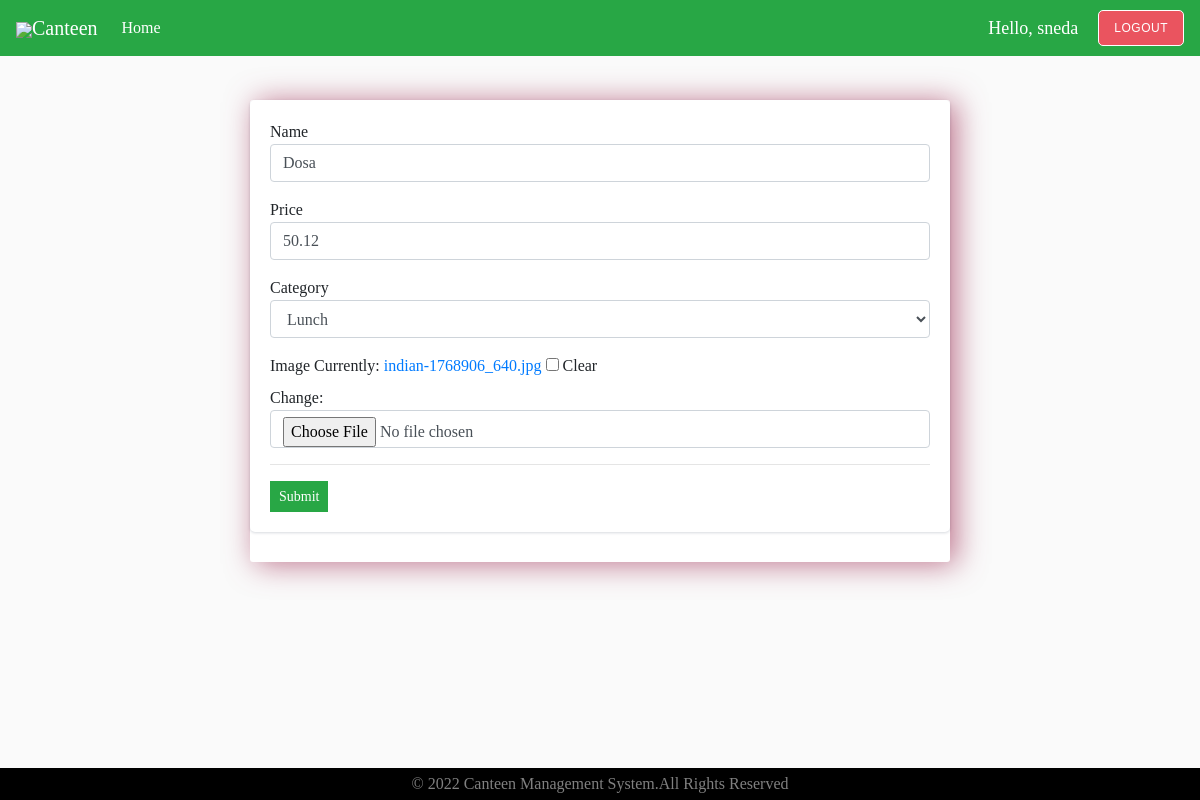
Screenshot of /update_product/1 (signed in) with the database file from the repository.
### food/models.py (models this page shows, shortened)
class Product(models.Model):
    CATEGORY = (
        ('Breakfast', 'Breakfast'),
        ('Lunch', 'Lunch'),
        ('Dinner', 'Dinner'),
        ('Todayspl', 'Todays special'),
    )
    name = models.CharField(max_length=200, null=True)
    price = models.DecimalField(max_digits=7, decimal_places=2)
    category = models.CharField(max_length=200, null=True, choices=CATEGORY)
    image = models.ImageField(null=True, blank=True)

### food/decorators.py (the view)
    def wrapper_func(request, *args, **kwargs):
        if not request.user.is_staff:
            return redirect('menu')
        else:
            return view_func(request, *args, **kwargs)

### food/forms.py
class ProductForm(ModelForm):
    class Meta:
        model = Product
        fields = '__all__'
    def __init__(self, *args, **kwargs):
        super(ProductForm, self).__init__(*args, **kwargs)
        for field in iter(self.fields):
            self.fields['name'].widget.attrs.update({
                'class': 'form-control'
            })
            self.fields['price'].widget.attrs.update({
                'class': 'form-control'
            })
            self.fields['category'].widget.attrs.update({
                'class': 'form-control'
            })
            self.fields['image'].widget.attrs.update({
                'class': 'form-control'
            })

### food/views.py (called while the page is built)
@admin_only
def updateProduct(request,pk):
    product = Product.objects.get(id=pk)
    form = ProductForm(instance=product)
    if request.method == 'POST':
        form = ProductForm(request.POST, request.FILES, instance=product)
        if form.is_valid:
            form.save()
            return redirect('view_product')
    context = {'form': form}
    return render(request, 'food/update_product.html', context)

### food/templates/food/update_product.html (shortened to what this page needs)
{% extends 'food/main.html' %}
{% load static %}
{% block update_product %}
<body>
    <br>
    <div class="center-column">
        <div class="card card-body">
            <form enctype="multipart/form-data" action="" method="POST">
                {% for field in form %}
                <div class="form-group">
                    {{ field.label }}
                    {{ field }}
                </div>
                {% endfor %}
                <hr>
                <input class="btn btn-sm btn-success" type="submit" name="submit">
            </form>
        </div>
    </div>
</body>
{% endblock %}

### food/templates/food/main.html (shortened to what this page needs)
<!DOCTYPE html>
{% load static %}
<html lang="en">
  <head>
    <link
      rel="stylesheet"
      href="https://stackpath.bootstrapcdn.com/bootstrap/4.5.2/css/bootstrap.min.css"
    />
    <link href="https://maxcdn.bootstrapcdn.com/font-awesome/4.3.0/css/font-awesome.min.css" rel="stylesheet">
    <link rel="stylesheet" type="text/css" href="{% static 'css/main.css' %}" />
  </head>
  <body>
    <nav class="navbar navbar-expand-lg navbar-dark bg-success">
      {% if not user.is_staff %}
      <a class="navbar-brand" href="{% url 'menu' %}">
        <img src="{% static 'images/logo.jpg' %}" class="img-responsive"/>Canteen</a>
        {% else %}
        <a class="navbar-brand" href="{% url 'dashboard' %}">
          <img src="{% static 'images/logo.jpg' %}" class="img-responsive" />Canteen</a>
        {% endif %}
      <div  class="collapse navbar-collapse" id="navbarSupportedContent">
        <ul  class="navbar-nav mr-auto">
          <li class="nav-item active">
            {% if not user.is_staff %}
            <a class="nav-link" href="{% url 'menu' %}">Home <span class="sr-only">(current)</span></a>
            {% else %}
            <a class="nav-link" href="{% url 'dashboard' %}">Home <span class="sr-only">(current)</span></a>
            {%endif%}
          </li>
        </ul>
        <div class="form-inline my-2 my-lg-0">
          {% if user.is_authenticated %}
          <span class ='msg'>Hello, {{request.user}}</span>
          <a href="{% url 'logout' %}" class="butn my-2 my-sm-0">Logout</a>
          {% else %}
          <a href="{% url 'register' %}" class="butn mr-sm-2">Register</a>
          <a href="{% url 'login' %}" class="butn my-2 my-sm-0">Login</a>
          {% endif %}
        </div>
      </div>
    </nav>
    {% if  user.is_staff %}
        {% block update_product %}
        {% endblock %}
      {% else %}
          {% block content %}
          {% endblock %}
    {% endif %}
    <footer class="footer">
      <p id="foo">&#169; 2022 Canteen Management System.All Rights Reserved</p>
    </footer>
  </body>
</html>

### static/css/main.css (style rules this page uses)
* { font-family: "Raleway", "Book Antiqua", Palatino, serif; }
body { background-color: hsl(0, 0%, 98%); display: flex; flex-direction: column; height: 100vh; overflow: scroll; }
.btn { border-radius: 0; }
.img-responsive { height: auto; width: auto; max-height: 40px; max-width: 250px; }
.butn { background-color: #ea545f; border: 1px solid white; border-radius: 5px; color: white; display: inline-block; font: 12px Arial, Helvetica, sans-serif; padding: 10px 15px; text-decoration: none; text-transform: uppercase; letter-spacing: 0.5px; }
.butn, .butn:hover, .butn:focus, .butn:active { color: white; }
.card { border-radius: 5px; -webkit-box-shadow: 0 1px 2.94px 0.06px rgba(4,26,55,0.16); box-shadow: 0 1px 2.94px 0.06px rgba(4,26,55,0.16); border: none; margin-bottom: 30px; -webkit-transition: all 0.3s ease-in-out; transition: all 0.3s ease-in-out; }
.center-column { width: 700px; margin: 20px auto; background-color: white; border-radius: 3px; box-shadow: 6px 2px 30px 0px rgba(168, 68, 102, 0.75); }
.footer { width: 100vw; height: 2rem; background: black; margin-top: auto; }
#foo { color: gray; font-size: 1rem; text-align: center; text-transform: capitalize; line-height: 2rem; margin: 0; padding: 0; }

### food/templates/food/main.html (style rules this page uses)
.msg { font-size: 18px; color: #fff; margin-right: 20px; font-family: Raleway; }

### rows the page displays
Product: form "Dosa" "50.12" "Lunch"

### other values shown
{{ request.user }} "sneda"
{{ field.label }} "Name" "Price" "Category" "Image"
